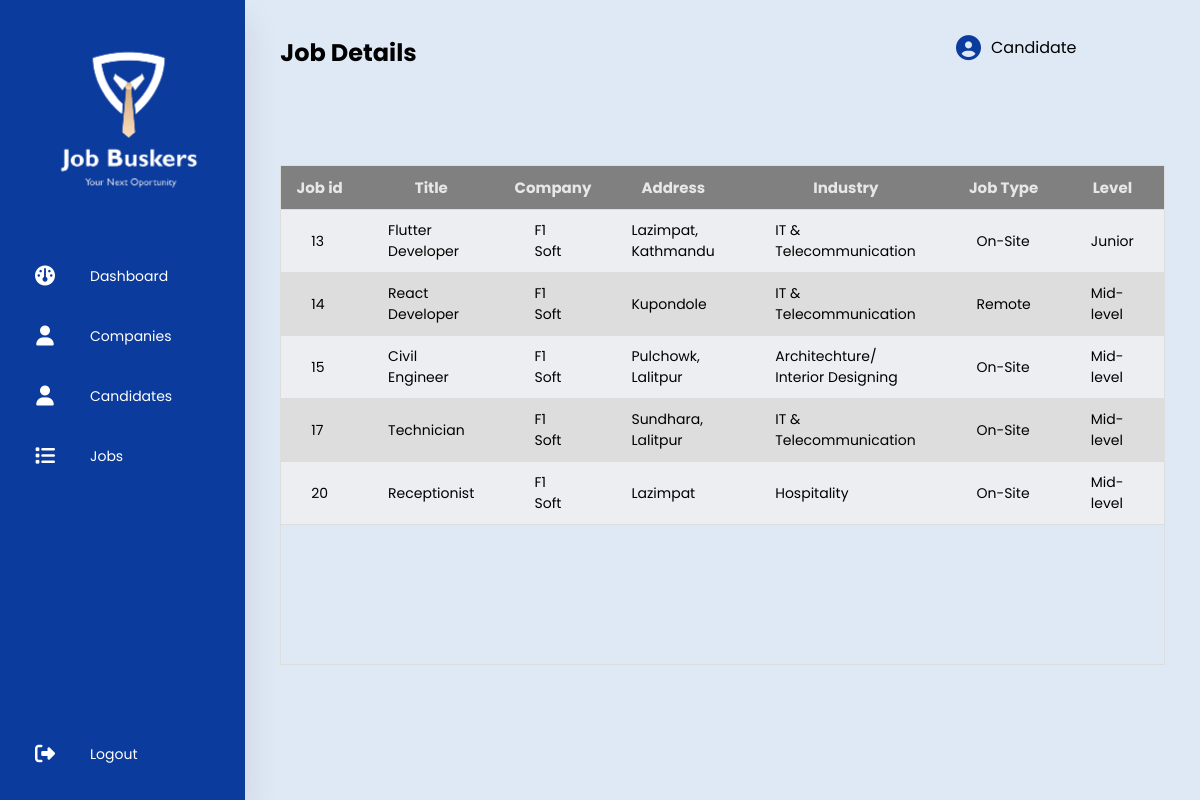
/job/ (signed in), run on an earlier commit of the app's database.
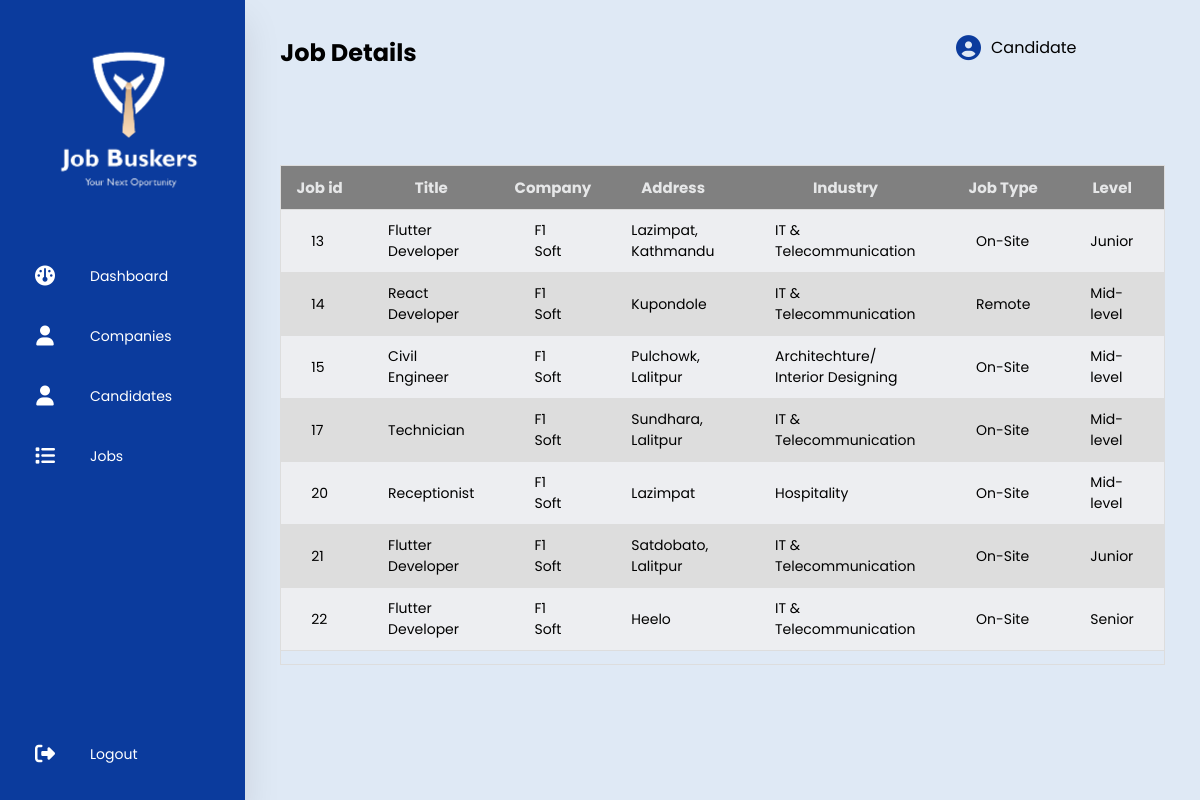
And on a later commit of the database.
### user/models.py (models this page shows, shortened)
class CustomUser (AbstractBaseUser, PermissionsMixin):
    display_picture = models.ImageField(
        upload_to='images/user', help_text='Display picture containing a person or a logo.', null=True, blank=True)
    name = models.CharField(max_length=20, null=False)
    phone = PhoneNumberField(null=True, blank=True, unique=True)
    email = models.EmailField(_('email_address'), unique=True, max_length=200)
    location = models.CharField(max_length=30, null=True, blank=True)
    description = models.CharField(max_length=900, null=True, blank=True)
    is_verified = models.BooleanField(default=False)
    is_active = models.BooleanField(default=False)
    is_staff = models.BooleanField(default=False)
    class UserType(models.IntegerChoices):
        ADMIN = 1, _('Admin'),
        COMPANY = 2, _('Company'),
        CANDIDATE = 3, _('Candidate')
    user_type = models.IntegerField(
        choices=UserType.choices, blank=True, null=True)
    USERNAME_FIELD = 'email'
    REQUIRED_FIELDS = ['name', 'phone', 'location', ]
    objects = CustomUserManager()

class Company(models.Model):
    selections = [('Architechture/ Interior Designing', 'Architechture/ Interior Designing'),
                  ('IT & Telecommunication', 'IT & Telecommunication'),
                  ('Teaching/ Education', 'Teaching/ Education'),
                  ('NGO/ INGO', 'NGO/ INGO'),
                  ('Graphics/ Designing', 'Graphics/ Designing'),
                  ('Hospitality', 'Hospitality'),
                  ('Sales/ Public Relation', 'Sales/ Public Relation'),
                  ('Legal Services', 'Legal Services'),
                  ('Other', 'Other')]
    user = models.OneToOneField(CustomUser, on_delete=models.CASCADE)
    industry = models.CharField('Industry', max_length=200,
                                choices=selections, null=False, default='Other')
    website = models.CharField(max_length=20, null=True, blank=True)
    est_year = models.PositiveSmallIntegerField(null=True, blank=True)
    banner_image = models.ImageField(
        upload_to='images/user/company', help_text='Job Banner', null=True, blank=True)

### jobs/models.py (models this page shows)
class Jobs(models.Model):
    industry_selections = [('Architechture/ Interior Designing', 'Architechture/ Interior Designing'),
                  ('IT & Telecommunication', 'IT & Telecommunication'),
                  ('Teaching/ Education', 'Teaching/ Education'),
                  ('NGO/ INGO', 'NGO/ INGO'),
                  ('Graphics/ Designing', 'Graphics/ Designing'),
                  ('Hospitality', 'Hospitality'),
                  ('Sales/ Public Relation', 'Sales/ Public Relation'),
                  ('Legal Services', 'Legal Services'),
                  ('Other', 'Other')]
    status_selections = [('On-Site', 'On-Site'),
                    ('Remote', 'On-Site'),
                    ('Hybrid', 'Hybrid')]
    level_selections = [('Senior', 'Senior'),
                    ('Mid-level', 'Mid-level'),
                    ('Junior', 'Junior'),]
    title = models.CharField(max_length=250, null=False, blank=False)
    address = models.CharField(max_length=50, null=False,blank=False)
    industry = models.CharField('Industry', max_length=200,
            choices=industry_selections, null=False, default='Other')
    job_type = models.CharField('Status', max_length=200,
            choices=status_selections, default='On-Site', null=False)
    salary = models.CharField(max_length=20, default='Negotiable', null=False)
    level = models.CharField('Level', max_length=200,
            choices=level_selections, default='Junior', null=False)
    status = models.BooleanField(default=True)
    company_id = models.ForeignKey(to=Company, on_delete=models.CASCADE)
    def __str__(self):
        return self.title

### adminPanel/views.py (the view)
# urls.py: path('job/', getJobs, name='job'),
@login_required(login_url='/')
def getJobs(request):
    job_detail=Jobs.objects.all()
    print(job_detail)
    context = {
        'job_detail': job_detail,
        'title': 'Job Details'
    }
    return render(request, 'job.html', context)

### templates/job.html (shortened to what this page needs)
{% extends 'main.html' %}
{% block content%}
<section class="main">
    <div class="main-top">
        <h1>{{title}}</h1>
        <div class="user-option">
            <i class="fas fa-circle-user"></i>
            <span>{{user.name}}</span>
        </div>
    </div>
            <div class="main-section">
                <div class="header_fixed", id="table">
                    <table>
                        <thead>
                            <tr>
                                <th>Job id</th>
                                <th>Title</th>
                                <th>Company</th>
                                <th>Address</th>
                                <th>Industry</th>
                                <th>Job Type</th>
                                <th>Level</th>
                            </tr>
                        </thead>
                        <tbody>
                            {% for detail in job_detail  %}
                            <tr>
                                <td>{{detail.id}}</td>
                                <td>{{detail.title}}</td>
                                <td>{{detail.company_id.user.name}}</td>
                                <td>{{detail.address}}</td>
                                <td>{{detail.industry}}</td>
                                <td>{{detail.job_type}}</td>
                                <td>{{detail.level}}</td>
                            </tr>
                            {% endfor %}
                        </tbody>
                    </table>
                </div>
                            </section>
{% endblock content%}

### templates/main.html (shortened to what this page needs)
<!DOCTYPE html>
{% load static %}
<html lang="en">
<head>
    <link rel="stylesheet" href="https://cdnjs.cloudflare.com/ajax/libs/font-awesome/6.3.0/css/all.min.css"/>
    <link rel="stylesheet" href="{% static 'styles/mystyle.css' %}">
</head>
<body>
    <div class="container">
        {% include 'sideBar.html' %}
    {% block content %}
                {% endblock %}
    </div>
</body>
</html>

### templates/sideBar.html (shortened to what this page needs)
<!DOCTYPE html>
{% load static %}
        <nav>
            <ul>
                <li class="logo">
                    <img src="{% static 'images/logoo.png' %}">
                </li>
                <li><a href="{% url 'dashboard'%}">
                    <i class="fas fa-dashboard"></i>
                    <span class="nav-item">Dashboard</span>
                </a></li>
                <li><a href="{%url 'company'%}">
                    <i class="fas fa-user"></i>
                    <span class="nav-item">Companies</span>
                </a></li>
                <li><a href="{%url 'candidate'%}">
                     <i class="fas fa-user"></i>
                    <span class="nav-item">Candidates</span>
                </a></li>
                <li><a href="{%url 'job'%}">
                    <i class="fas fa-list"></i>
                   <span class="nav-item">Jobs</span>
               </a></li>
                <li><a href="{% url 'logout' %}" class="logout">
                    <i class="fas fa-sign-out-alt"></i>
                    <span class="nav-item">Logout</span>
                </a></li>
            </ul>
        </nav>

### static/styles/mystyle.css (style rules this page uses)
* { margin: 0; padding: 0; outline: none; border: none; text-decoration: none; box-sizing: border-box; font-family: "Poppins", sans-serif; }
body { background-color: #dfe9f5; }
.container { display: flex; }
nav { position: relative; top: 0; bottom: 0; height: 100vh; left: 0; background: #0b3b9d; width: 280px; overflow: hidden; box-shadow: 0 20px 35px rgba(0, 0, 0, 0.1); }
.logo { text-align: center; display: flex; margin: 20px 0 20px 30px; }
.logo img { width: 200px; width: 200px; }
a { text-decoration: none; position: relative; color: white; font-size: 14px; display: table; width: 280px; padding: 10px; }
nav .fas { position: relative; width: 70px; height: 40px; top: 14px; font-size: 20px; text-align: center; }
.nav-item { position: relative; top: 12px; margin-left: 10px; }
.logout { position:absolute; bottom: 20px; }
.main { position: relative; padding: 35px; width: 90%; }
.main-top { display: flex; width: 90%; justify-content: space-between; }
.main-top .user-option { display: flex; justify-content: space-between; }
.main-top i { margin-right: 10px; font-size: 25px; color: #0b3b9d; cursor: pointer; }
.main-section { display: flex; margin-top: 20px; }
table { width: 100%; border-collapse: collapse; }
.header_fixed { margin-top: 75px; max-height: 100vh; width: 100%; overflow: auto; border: 1px solid #dddddd; }
.header_fixed thead th { position: sticky; top: 0; background-color: grey; color: #e6e7e8; font-size: 15px; }
th { border-bottom: 1px solid #dddddd; padding: 10px 10px; font-size: 14px; }
td { border-bottom: 1px solid #dddddd; padding: 10px 30px; font-size: 14px; }
tr:nth-child(even) { background-color: #dddddd; }
tr:nth-child(odd) { background-color: #edeef1; }

### templates/main.html (style rules this page uses)
.header_fixed { height: 500px }

What changed in the data, as far as the page shows it:
added Jobs: id "21", title "Flutter Developer", company_id.user.name "F1 Soft", address "Satdobato, Lalitpur", industry "IT & Telecommunication", job_type "On-Site", level "Junior"
added Jobs: id "22", title "Flutter Developer", company_id.user.name "F1 Soft", address "Heelo", industry "IT & Telecommunication", job_type "On-Site", level "Senior"
